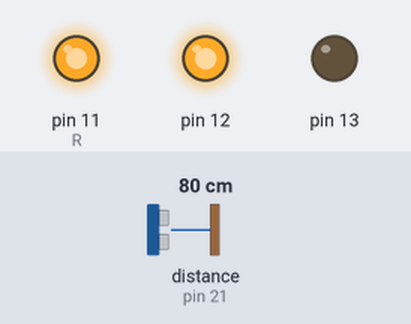
The program below on a simulated Raspberry Pi (header pin numbers). Parts: output pins drawn as LEDs (lit = HIGH). Dashed ring = blinking. The inputs (shaded band) are chosen by the test bench; at power-on: distance to the obstacle (sensor on pin 21) 80 cm. The echo pulse lasts 58.3 µs per cm; the clock reads 2024-03-15 10:24:30 at power-on unless the program sets it; pins used as bus, display or sensor lines are not drawn.

Above: at 1.2 s.
1.3 s: distance to the obstacle (sensor on pin 21) set to 2 cm
At 1.77 s:
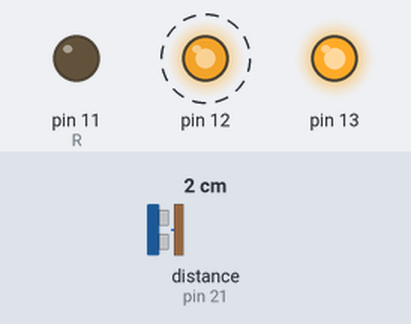
Timing chart, 0 to 10.3 s (numbered marks = the images above; inputs shaded):
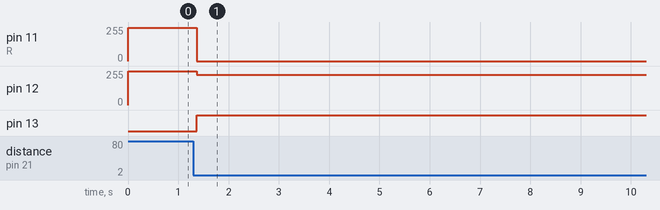

Measured:
- after the input at 1.3 s, pin 11 (R): 248/255 → 0/255 after 0.07 s; pin 12: alternates 228/255 for 0.20 s and 227/255 for 0.40 s, starting after 0.07 s; pin 13: LOW → HIGH after 0.07 s

The program:

RGB_HC_SR04.py
```python
# Author: Ember Ipek
# Date: 4/21/2025
# Fun little project with HC_SR04 sensor, maps the distance to an RGB value
# to create a smooth rainbow gradient

import RPi.GPIO as GPIO
import time
GPIO.setwarnings(False)

colors = [0xFF0000, 0x00FF00, 0x0000FF, 0xFFFF00, 0xFF00FF, 0x00FFFF, 0x6F00D2, 0xFF5809]
colors_table = {"RED": ["0110000", 0xFF0000],
				"ORANGE": ["1101101", 0xFF8000],
				"WHITE": ["1111001", 0xFFFFFF],
				"YELLOW": ["0110011", 0xFFFF00],
				"DARK BLUE": ["1011011", 0x0000FF],
				"LIGHT BLUE": ["1011111", 0x0020FF],
				"PURPLE": ["1110000", 0x0A00FF],
				"PINK": ["1111111", 0xFF50B4],
				"TURQUOISE": ["1111011", 0x00FF30],
				"MAGENTA": ["1110111", 0xFF00FF],
				"CYAN": ["0011111", 0x00FFFF],
				"LIME": ["1001110", 0x30FF00],
				"GREEN": ["0111101", 0x00FF00]}
rainbow_keys = ["RED", "ORANGE", "YELLOW", "LIME", "GREEN",
                "TURQUOISE", "CYAN", "LIGHT BLUE", "DARK BLUE",
                "PURPLE", "MAGENTA", "PINK"]
rainbow_colors = [colors_table[key][1] for key in rainbow_keys]

segments_pins = [16, 18, 22, 24, 26, 15, 19]
R = 11
G = 12
B = 13
trigger = 23
echo = 21

def setup(Rpin, Gpin, Bpin):
	global pins
	global p_R, p_G, p_B
	pins = {'pin_R': Rpin, 'pin_G': Gpin, 'pin_B': Bpin}
	GPIO.setmode(GPIO.BOARD)       # Numbers GPIOs by physical location
	for i in pins:
		GPIO.setup(pins[i], GPIO.OUT)   # Set pins' mode as output
		GPIO.output(pins[i], GPIO.HIGH) # Set pins to high(+3.3V) to turn LED off
	for i in segments_pins:
		GPIO.setup(i, GPIO.OUT)
		GPIO.output(i, GPIO.LOW)
	GPIO.setup(trigger,GPIO.OUT,initial=GPIO.LOW)
	GPIO.setup(echo,GPIO.IN)

	p_R = GPIO.PWM(pins['pin_R'], 2000)  # set PWM frequency to 2KHz
	p_G = GPIO.PWM(pins['pin_G'], 2000)
	p_B = GPIO.PWM(pins['pin_B'], 2000)

	p_R.start(100)      # Initial duty Cycle = 100 (All LEDs off)
	p_G.start(100)
	p_B.start(100)

def map(x, in_min, in_max, out_min, out_max):
	return (x - in_min) * (out_max - out_min) / (in_max - in_min) + out_min

def off():
	for i in pins:
		GPIO.output(pins[i], GPIO.HIGH)    # Turn off all leds

def interpolate_color(c1, c2, t):
	r1, g1, b1 = (c1 >> 16) & 0xFF, (c1 >> 8) & 0xFF, c1 & 0xFF
	r2, g2, b2 = (c2 >> 16) & 0xFF, (c2 >> 8) & 0xFF, c2 & 0xFF

	r = int(r1 + (r2 - r1) * t)
	g = int(g1 + (g2 - g1) * t)
	b = int(b1 + (b2 - b1) * t)

	return (r << 16) + (g << 8) + b

def distance_to_color(distance, max_distance):
	normalized = max(0, min(distance / max_distance, 1))

	segment_count = len(rainbow_colors) - 1
	segment_length = 1.0 / segment_count

	index = int(normalized / segment_length)
	t = (normalized - index * segment_length) / segment_length

	if index >= segment_count:
		return rainbow_colors[-1]

	return interpolate_color(rainbow_colors[index], rainbow_colors[index + 1], t)


def setColor(col):
	R_val = (col & 0xff0000) >> 16 # extract each R,G,B color component from list of colors
	G_val = (col & 0x00ff00) >> 8
	B_val = (col & 0x0000ff) >> 0

	R_val = map(R_val, 0, 255, 0, 100)  # map each RGB color component from 0-255 levels to 0-100
	G_val = map(G_val, 0, 255, 0, 100)
	B_val = map(B_val, 0, 255, 0, 100)

	p_R.ChangeDutyCycle(100-R_val)     # Change duty cycle
	p_G.ChangeDutyCycle(100-G_val)
	p_B.ChangeDutyCycle(100-B_val)

def segments(seg):
	i = 0
	for char in seg:
		if (char == '1'):
			GPIO.output(segments_pins[i], GPIO.HIGH)
		elif (char == '0'):
			GPIO.output(segments_pins[i], GPIO.LOW)
		i += 1

def checkdist():
	GPIO.output(trigger, GPIO.HIGH)
	time.sleep(0.000015)
	GPIO.output(trigger, GPIO.LOW)
	while not GPIO.input(echo):
		pass
	t1 = time.time()
	while GPIO.input(echo):
		pass
	t2 = time.time()
	# print("t1: ", t1, "t2: ", t2)
	return (t2-t1)*340/2

def loop():
	while True:
		distance = checkdist()
		color = distance_to_color(distance, 1)
		#color_displayed = colors_table.get(color)[1]
		#hex_code = colors_table.get(color)[0]
		setColor(color)
		#segments(hex_code)
		time.sleep(0.1)

def destroy():
	p_R.stop()
	p_G.stop()
	p_B.stop()
	off()
	GPIO.cleanup()

if __name__ == "__main__":
	try:
		setup(R, G, B)
		loop()
	except KeyboardInterrupt:
		destroy()
```
